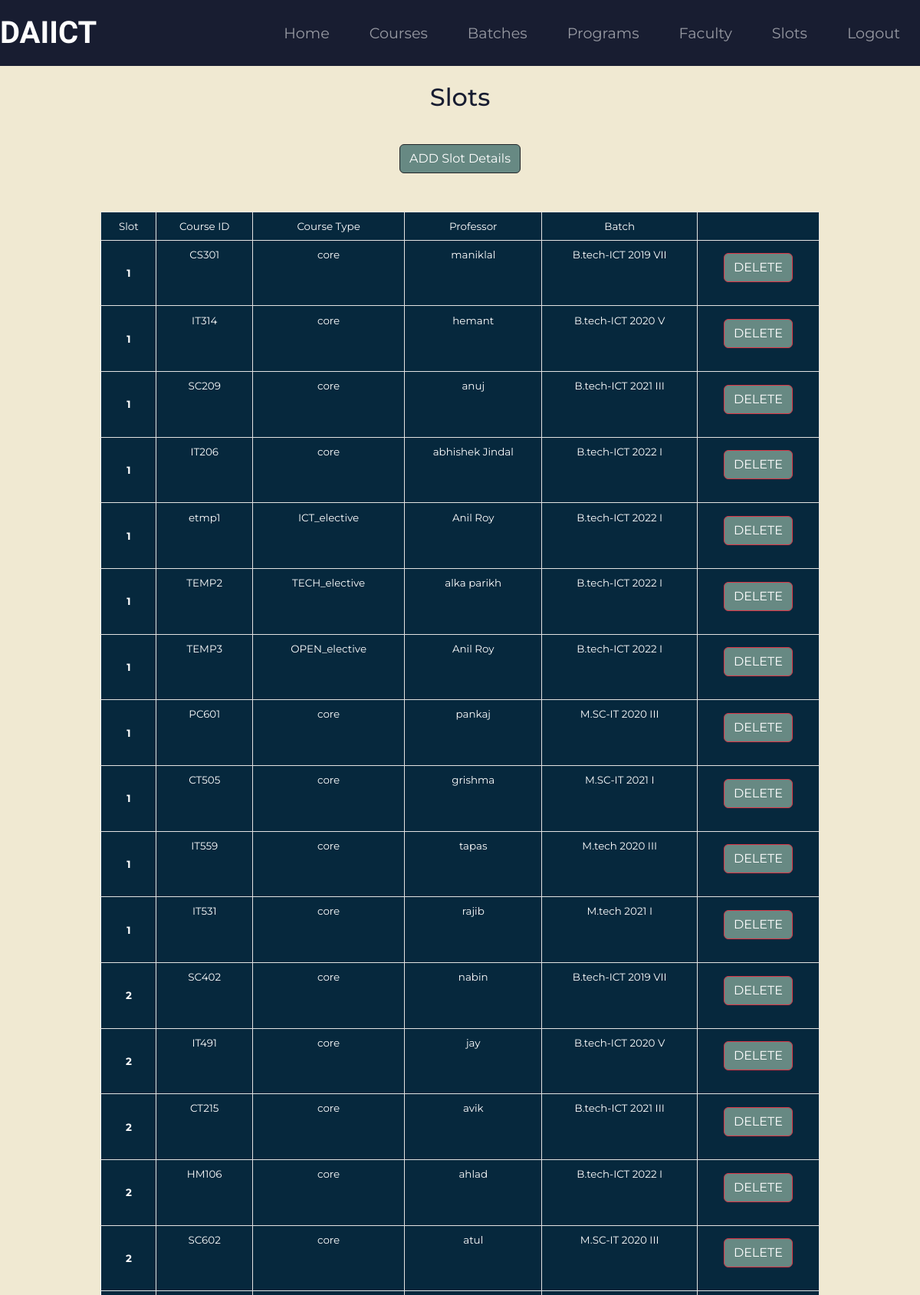
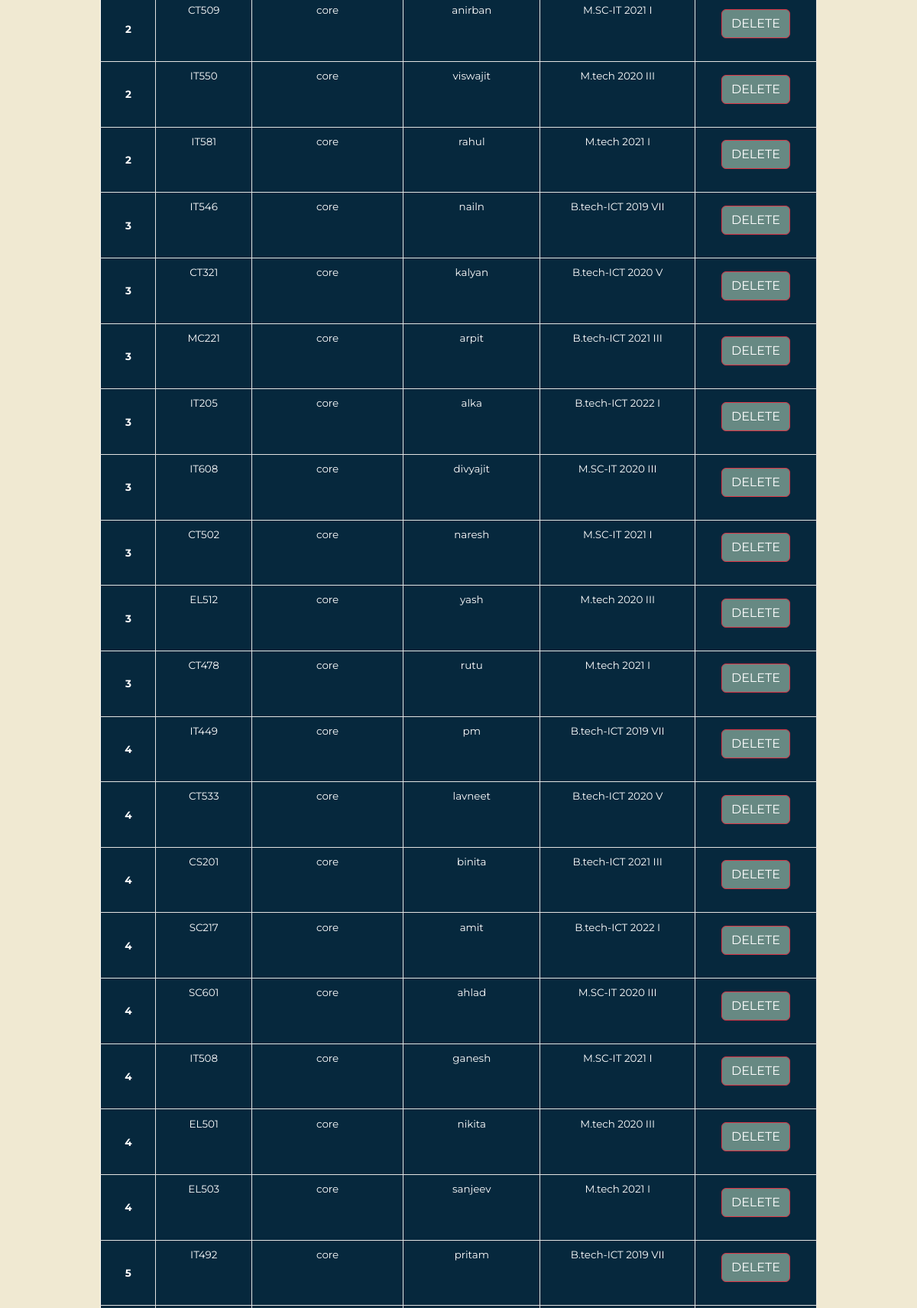
Page /c_slot (signed in, upper part) on the committed database (2 pictures, top to bottom).
### sriapp/models.py (models this page shows)
class Slots(models.Model):
    cid = models.CharField(max_length=5)
    type = models.CharField(max_length=100)
    bname = models.CharField(max_length=10)
    slt = models.CharField(max_length=100)
    prof = models.CharField(max_length=100)

### sriapp/views.py (the view)
# urls.py: path('c_slot', views.c_slot, name = 'cslot'),
def c_slot(request):
    if not request.user.is_authenticated :
        messages.warning(request,"You are not Logged in. Please Log in to access the page.")
        return redirect('Home')
    if not request.user.is_superuser :
        messages.error(request, "You are not allowed to enter coordinator section without coordinator authentication.")
        return redirect('Home')
    slotDetails = Slots.objects.all().order_by('slt','bname').values()
    slotnumbers = [1,2,3,4,5,6,7,8]
    context = {
        'allslots' : slotDetails,
        'slotnumbers' : slotnumbers,
    }
    return render(request, 'coordinator/slots_detail.html',context)

### templates/coordinator/slots_detail.html (shortened to what this page needs)
{% extends 'base_coor.html'%}
{% block content %}
    <div class="container">
        <h2 style="padding:2% 0">Slots </h2>
            <div style="width:20%; margin:auto">
                <form method="POST" action="c_add_slot">
                    <button type="submit" class="btn btn-dark btn-ml"> ADD Slot Details </button>
                </form>
            </div>
            <div class="dcf-overflow-x-auto" tabindex="0" style="padding: 2% 8%;">
                <table class="dcf-table dcf-table-bordered dcf-table-striped dcf-w-100%">
                    <tbody>
                        <tr>
                            <td class="dcf-txt-center" scope="col">Slot</td>
                            <td class="dcf-txt-center" scope="row">Course ID</td>
                            <td class="dcf-txt-center" scope="row">Course Type</td>
                            <td class="dcf-txt-center" scope="row">Professor</td>
                            <td class="dcf-txt-center" scope="row">Batch</td>
                            <td class="dcf-txt-center" scope="row">&#8205</td>
                        </tr>
                        {% for x in allslots%}
                                    <tr class="slottables" data-class="{{ x.slt }}">
                                        <th class="dcf-txt-center" scope="col"> {{x.slt}} </th>
                                        <td class="dcf-txt-center" scope="col"> {{x.cid}} </td>
                                        <td class="dcf-txt-center" scope="col"> {{x.type}} </td>
                                        <td class="dcf-txt-center" scope="col"> {{x.prof}} </td>
                                        <td class="dcf-txt-center" scope="col"> {{x.bname}} </td>
                                        <td class="dcf-txt-center" scope="col">
                                            <form method="POST" action="c_deleteSlot/{{ x.id }}">
                                                <button type="submit" class="btn btn-danger updateAndDeleteBtn"> DELETE </button>
                                            </form>
                                        </td>
                                    </tr>
                                {% endfor%}
                    </tbody>
                </table>
            </div>
    </div>
    {% endblock %}

### static/css/style.css (style rules this page uses)
body { font-family: "Montserrat"; background-color: #F0E9D2; text-align: center; color: #181D31; }
.btn { margin: 5% 3% 5%; background-color: #678983; }
:root { --bg-table-stripe: #f6f6f5; --b-table: #e3e3e2; --caption: #242423; }
table { background-color: transparent; border-collapse: collapse; font-family: "Montserrat"; color: #fff; display: table; }
td { text-align: left }
.dcf-txt-center { text-align: center !important }
.dcf-table tbody { border-bottom: 1px solid var(--b-table); border-top: 1px solid var(--b-table); font-size: .84em }
.dcf-table td, .dcf-table td { padding-right: 1.78em }
.dcf-table-bordered, .dcf-table-bordered td, .dcf-table-bordered td { border: 1px solid var(--b-table) }
.dcf-table-bordered td, .dcf-table-bordered td, .dcf-table-striped td, .dcf-table-striped td { padding-left: 1em; padding-right: 1em }
.dcf-table-bordered tr:not(:last-child), .dcf-table-striped tr:not(:last-child) { border-bottom: 1px solid var(--b-table) }
.dcf-table tbody td, .dcf-table tbody td, .dcf-table tfoot td, .dcf-table tfoot td { padding-top: .75em; vertical-align: top }
.dcf-table tbody td, .dcf-table tbody td { padding-bottom: .75em }
.dcf-overflow-x-auto { overflow-x: auto !important; -webkit-overflow-scrolling: touch }
.dcf-w-100\% { width: 100% !important; }
table tr { background-color: #06283D; }
table, tr, td { border: 1px solid white; }

### rows in the picture
Slots: slt "1", cid "CS301", type "core", prof "maniklal", bname "B.tech-ICT 2019 VII"
Slots: slt "1", cid "IT314", type "core", prof "hemant", bname "B.tech-ICT 2020 V"
Slots: slt "1", cid "SC209", type "core", prof "anuj", bname "B.tech-ICT 2021 III"
Slots: slt "1", cid "IT206", type "core", prof "abhishek Jindal", bname "B.tech-ICT 2022 I"
Slots: slt "1", cid "etmp1", type "ICT_elective", prof "Anil Roy", bname "B.tech-ICT 2022 I"
Slots: slt "1", cid "TEMP2", type "TECH_elective", prof "alka parikh", bname "B.tech-ICT 2022 I"
Slots: slt "1", cid "TEMP3", type "OPEN_elective", prof "Anil Roy", bname "B.tech-ICT 2022 I"
Slots: slt "1", cid "PC601", type "core", prof "pankaj", bname "M.SC-IT 2020 III"
Slots: slt "1", cid "CT505", type "core", prof "grishma", bname "M.SC-IT 2021 I"
Slots: slt "1", cid "IT559", type "core", prof "tapas", bname "M.tech 2020 III"
Slots: slt "1", cid "IT531", type "core", prof "rajib", bname "M.tech 2021 I"
Slots: slt "2", cid "SC402", type "core", prof "nabin", bname "B.tech-ICT 2019 VII"
Slots: slt "2", cid "IT491", type "core", prof "jay", bname "B.tech-ICT 2020 V"
Slots: slt "2", cid "CT215", type "core", prof "avik", bname "B.tech-ICT 2021 III"
Slots: slt "2", cid "HM106", type "core", prof "ahlad", bname "B.tech-ICT 2022 I"
Slots: slt "2", cid "SC602", type "core", prof "atul", bname "M.SC-IT 2020 III"
Slots: slt "2", cid "CT509", type "core", prof "anirban", bname "M.SC-IT 2021 I"
Slots: slt "2", cid "IT550", type "core", prof "viswajit", bname "M.tech 2020 III"
Slots: slt "2", cid "IT581", type "core", prof "rahul", bname "M.tech 2021 I"
Slots: slt "3", cid "IT546", type "core", prof "nailn", bname "B.tech-ICT 2019 VII"
Slots: slt "3", cid "CT321", type "core", prof "kalyan", bname "B.tech-ICT 2020 V"
Slots: slt "3", cid "MC221", type "core", prof "arpit", bname "B.tech-ICT 2021 III"
Slots: slt "3", cid "IT205", type "core", prof "alka", bname "B.tech-ICT 2022 I"
Slots: slt "3", cid "IT608", type "core", prof "divyajit", bname "M.SC-IT 2020 III"
Slots: slt "3", cid "CT502", type "core", prof "naresh", bname "M.SC-IT 2021 I"
Slots: slt "3", cid "EL512", type "core", prof "yash", bname "M.tech 2020 III"
Slots: slt "3", cid "CT478", type "core", prof "rutu", bname "M.tech 2021 I"
Slots: slt "4", cid "IT449", type "core", prof "pm", bname "B.tech-ICT 2019 VII"
Slots: slt "4", cid "CT533", type "core", prof "lavneet", bname "B.tech-ICT 2020 V"
Slots: slt "4", cid "CS201", type "core", prof "binita", bname "B.tech-ICT 2021 III"
Slots: slt "4", cid "SC217", type "core", prof "amit", bname "B.tech-ICT 2022 I"
Slots: slt "4", cid "SC601", type "core", prof "ahlad", bname "M.SC-IT 2020 III"
Slots: slt "4", cid "IT508", type "core", prof "ganesh", bname "M.SC-IT 2021 I"
Slots: slt "4", cid "EL501", type "core", prof "nikita", bname "M.tech 2020 III"
Slots: slt "4", cid "EL503", type "core", prof "sanjeev", bname "M.tech 2021 I"
Slots: slt "5", cid "IT492", type "core", prof "pritam", bname "B.tech-ICT 2019 VII"
